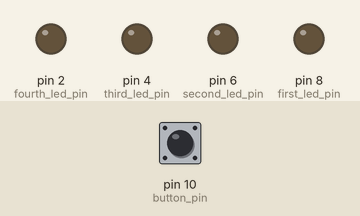
This sketch was run on a simulated Arduino Uno, built for the host (arithmetic inside an expression is 32-bit, double 64-bit). Shown: output pins drawn as LEDs (lit = HIGH). Inputs (shaded band) come from the test bench; at power-on: pin 10 (button_pin) HIGH. What the sketch prints to the serial monitor is not drawn.

Above: at 1.2 s.
1.3 s: pin 10 (button_pin) pulled LOW for 0.15 s
At 2.5 s:
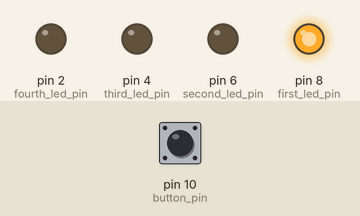
2.9 s: pin 10 (button_pin) pulled LOW for 1 s
At 3.8 s:
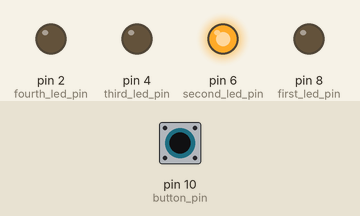
5.4 s: pin 10 (button_pin) pulled LOW for 0.15 s
At 5.7 s:
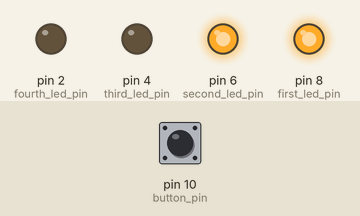
7.0 s: pin 10 (button_pin) pulled LOW for 3.2 s
At 8.1 s:
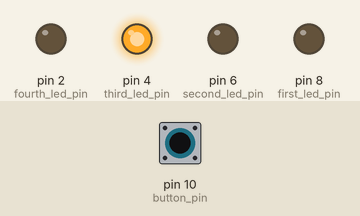
11.7 s: pin 10 (button_pin) pulled LOW for 0.15 s
At 12.9 s:
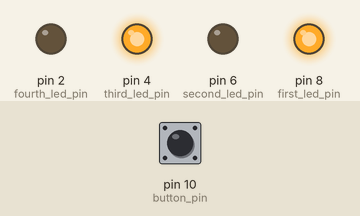
13.3 s: pin 10 (button_pin) pulled LOW for 1 s
At 14.1 s:
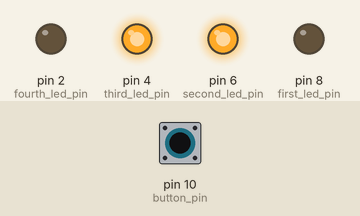
Timing chart, 0 to 16.3 s (numbered marks = the images above; inputs shaded):
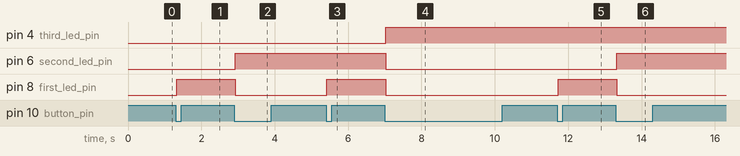

The sketch:

bin_count.ino
```cpp
/*
 * bin_count.ino
 *  This program uses LEDs to represent bits of a 4-bit integer. When a button
 * is pressed, the number is incremented (rounding back to 0 after 15) and the
 * LEDs are updated accordingly.
 */

int first_led_pin = 8;
int second_led_pin = 6;
int third_led_pin = 4;
int fourth_led_pin = 2;
int button_pin = 10;

const int led_pins[4] = {8,6,4,2};

int count = 0;

void setup() {
    Serial.begin(9600);

    pinMode(first_led_pin, OUTPUT);
    pinMode(second_led_pin, OUTPUT);
    pinMode(third_led_pin, OUTPUT);
    pinMode(fourth_led_pin, OUTPUT);
    pinMode(button_pin, INPUT);
}

void loop() {
    int state;
    state = digitalRead(button_pin);
    Serial.println(state);
    while(state == LOW) {
        state = digitalRead(button_pin);
        Serial.println(state);
        delay(1);
    }      // Do nothing while button is not pressed
    while(state == HIGH) {
        state = digitalRead(button_pin);
        Serial.println(state);
        delay(1);
    }     // Wait till button is pressed and released
    Serial.println("Button pressed");
    count = ++count % 16;
    Serial.println(count);

    for(int i = 0; i < (sizeof(led_pins)/sizeof(led_pins[0])); i++) {
        digitalWrite(led_pins[i], get_pos_bit(count, i + 1));
    }
    delay(1);
}

/*
 * Function: get_pos_bit
 * -----------------------
 * gets the value of the bit of the given number at the given position.
 *      ex: 13 = 1101,
 *          get_pos_bit(13, 2) => 1 1 0 1
 *                                4 3 2 1
 *                                    ^
 *          returns 0
 *
 *  num: number to extract bit from
 *  pos: position to extract bit from
 *
 *  returns: the value of the bit of the number at the given position
 * */
int get_pos_bit(int num, int pos) {
    int mask = 1 << (pos - 1);
    int bit = (num & mask) >> (pos - 1);
    return bit;
}
```

Measured:
- after the input at 1.3 s, pin 8 (first_led_pin): LOW → HIGH at once
- after the input at 2.9 s, pin 6 (second_led_pin): LOW → HIGH at once; pin 8 (first_led_pin): HIGH → LOW at once
- after the input at 5.4 s, pin 8 (first_led_pin): LOW → HIGH at once
- after the input at 7.0 s, pin 4 (third_led_pin): LOW → HIGH at once; pin 6 (second_led_pin), pin 8 (first_led_pin): HIGH → LOW at once
- after the input at 11.7 s, pin 8 (first_led_pin): LOW → HIGH at once
- after the input at 13.3 s, pin 6 (second_led_pin): LOW → HIGH at once; pin 8 (first_led_pin): HIGH → LOW at once
